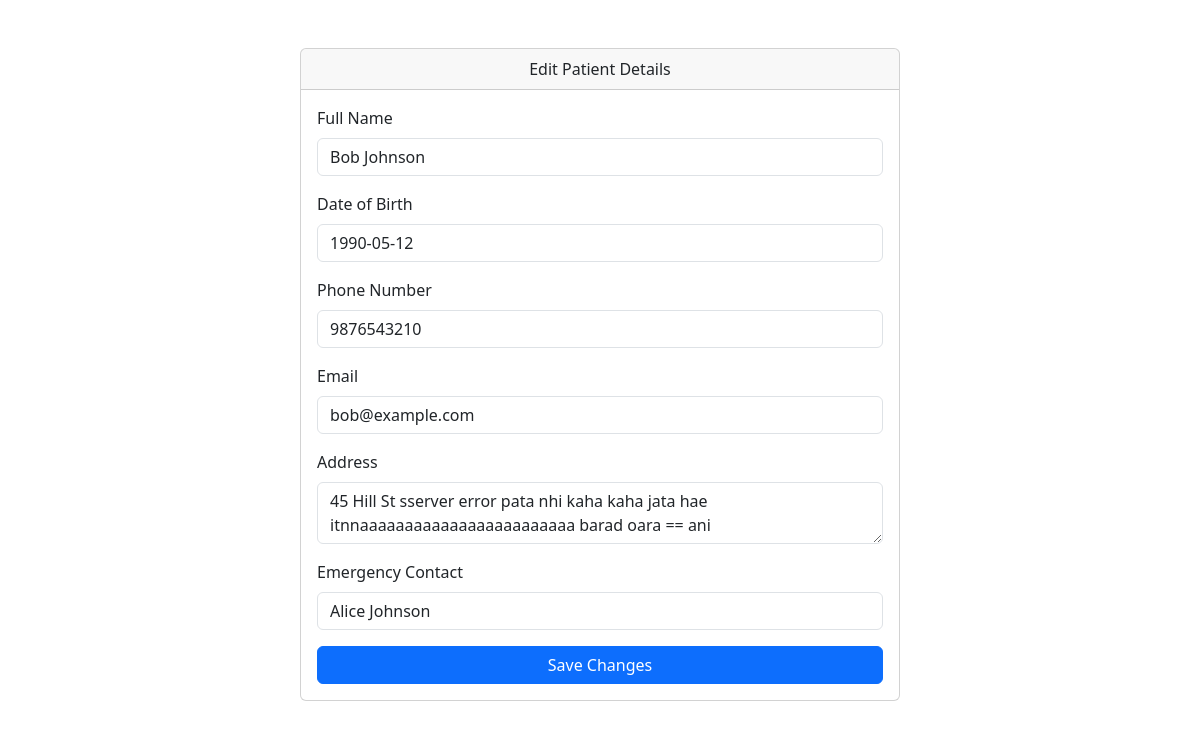
/edit-patient/3 (signed in), run on the app's committed database.
### models/models.py (models this page shows)
class Patient(db.Model):
    id=db.Column(db.Integer(),primary_key=True)
    userid = db.Column(db.Integer(),nullable=False)
    name=db.Column(db.String(50),nullable = False)
    dob = db.Column(db.String(20),nullable = False)
    phone= db.Column(db.Integer(),nullable = False)
    email=db.Column(db.String(50),nullable = False)
    address=db.Column(db.String(200),nullable = False)
    emergencycontact=db.Column(db.String(50),nullable = False)

### controllers/editPatientDetails.py (the view, shortened to what this page needs)
@theeditpatientdetails.route("/edit-patient/<int:id>", methods=['GET','POST'])
def EditPatientDetails(id):
    if('user' in session):
        patient = Patient.query.filter_by(userid=id).first_or_404()
    return render_template("editPatientDetails.html", patient=patient)

### templates/editPatientDetails.html (shortened to what this page needs)
<!DOCTYPE html>
<html lang="en">
<head>
    <link href="https://cdn.jsdelivr.net/npm/bootstrap@5.3.0-alpha1/dist/css/bootstrap.min.css" rel="stylesheet">
</head>
<body>
<div class="container mt-5">
    <div class="card mx-auto" style="max-width: 600px;">
        <div class="card-header text-center">
            Edit Patient Details
        </div>
        <div class="card-body">
            <form method="POST" action="/edit-patient/{{ session['id'] }}">
                <div class="mb-3">
                    <label for="name" class="form-label">Full Name</label>
                    <input type="text" class="form-control" id="name" name="name" value="{{ patient.name }}" required>
                </div>
                <div class="mb-3">
                    <label for="dob" class="form-label">Date of Birth</label>
                    <input type="text" class="form-control" id="dob" name="dob" value="{{ patient.dob }}" placeholder="YYYY-MM-DD" required>
                </div>
                <div class="mb-3">
                    <label for="phone" class="form-label">Phone Number</label>
                    <input type="tel" class="form-control" id="phone" name="phone" value="{{ patient.phone }}" required>
                </div>
                <div class="mb-3">
                    <label for="email" class="form-label">Email</label>
                    <input type="email" class="form-control" id="email" name="email" value="{{ patient.email }}" required>
                </div>
                <div class="mb-3">
                    <label for="address" class="form-label">Address</label>
                    <textarea class="form-control" id="address" name="address" rows="2" required>{{ patient.address }}</textarea>
                </div>
                <div class="mb-3">
                    <label for="emergencycontact" class="form-label">Emergency Contact</label>
                    <input type="text" class="form-control" id="emergencycontact" name="emergencycontact" value="{{ patient.emergencycontact }}" required>
                </div>
                <button type="submit" class="btn btn-primary w-100">Save Changes</button>
            </form>
        </div>
    </div>
</div>
</body>
</html>

### data on the page
Patient: name "Bob Johnson", dob "1990-05-12", phone "9876543210", email "bob@example.com", address "45 Hill St sserver error pata nhi kaha kaha jata hae itnnaaaaaaaaaaaaaaaaaaaaaaaa barad oara == ani", emergencycontact "Alice Johnson"
